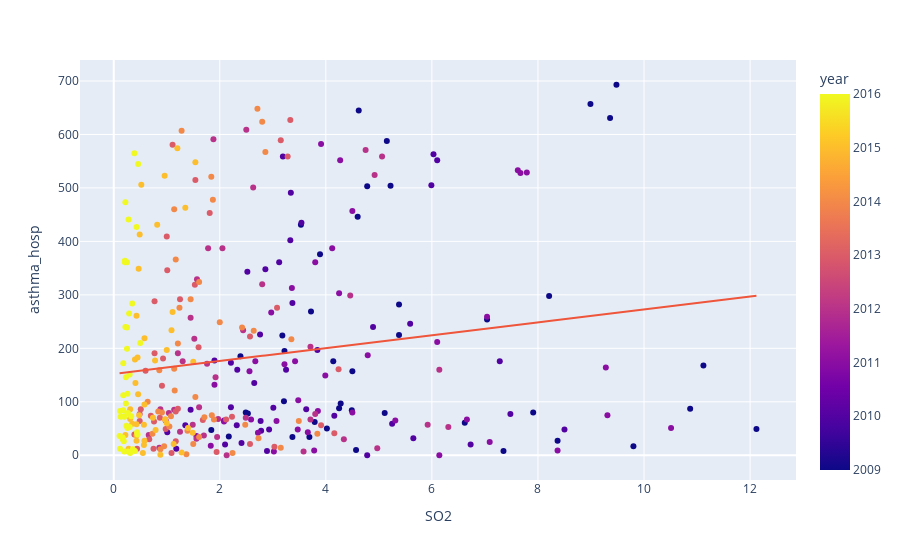

Notebook cell for this chart:
### Markdown cell above
### Asthma Hospitalizations vs SO2

### Code cell
fig = px.scatter(data, x='SO2', y="asthma_hosp", trendline="ols",color="year")
fig.show()

### Figure 1 — Plotly figure (JSON) as saved in the notebook; plotly's stock layout.template omitted (floating-point values rounded to 4 significant figures; data arrays with more than 128 entries replaced by an {"elided": "..."} marker saying what was removed)
{"data": [{"hovertemplate": "SO2=%{x}<br>asthma_hosp=%{y}<br>year=%{marker.color}<extra></extra>", "legendgroup": "", "marker": {"color": {"elided": "336 int values"}, "coloraxis": "coloraxis", "symbol": "circle"}, "mode": "markers", "name": "", "orientation": "v", "showlegend": false, "type": "scatter", "x": {"elided": "336 float values"}, "xaxis": "x", "y": {"elided": "336 int values"}, "yaxis": "y"}, {"hovertemplate": "<b>OLS trendline</b><br>asthma_hosp = 12.0493 * SO2 + 152.172<br>R<sup>2</sup>=0.024600<br><br>SO2=%{x}<br>asthma_hosp=%{y} <b>(trend)</b><extra></extra>", "legendgroup": "", "marker": {"symbol": "circle"}, "mode": "lines", "name": "", "showlegend": false, "type": "scatter", "x": {"elided": "336 float values"}, "xaxis": "x", "y": {"elided": "336 float values"}, "yaxis": "y"}], "layout": {"coloraxis": {"colorbar": {"title": {"text": "year"}}, "colorscale": [[0, "#0d0887"], [0.1111, "#46039f"], [0.2222, "#7201a8"], [0.3333, "#9c179e"], [0.4444, "#bd3786"], [0.5556, "#d8576b"], [0.6667, "#ed7953"], [0.7778, "#fb9f3a"], [0.8889, "#fdca26"], [1, "#f0f921"]]}, "legend": {"tracegroupgap": 0}, "margin": {"t": 60}, "xaxis": {"anchor": "y", "domain": [0, 1], "title": {"text": "SO2"}}, "yaxis": {"anchor": "x", "domain": [0, 1], "title": {"text": "asthma_hosp"}}}}
